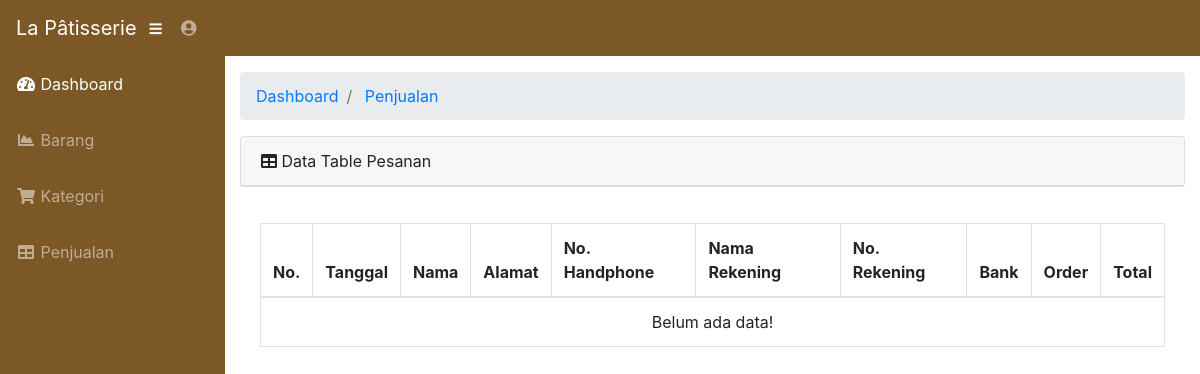
Before: /admin/penjualan.php (signed in) with the older database file.
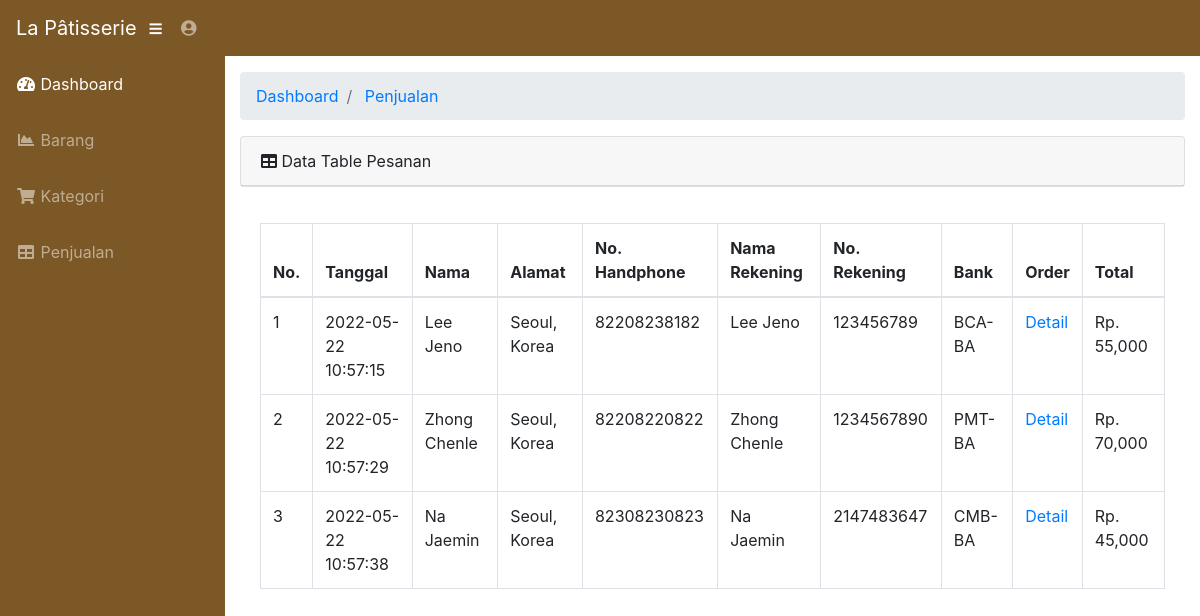
After: the same page with the newer database file.
### tables this page shows
CREATE TABLE `transaksi` (
  `id_transaksi` int(6) NOT NULL,
  `total_transaksi` int(10) NOT NULL,
  `tgl_transaksi` timestamp NOT NULL DEFAULT current_timestamp() ON UPDATE current_timestamp(),
  `norek_buyer` bigint(20) NOT NULL,
  `namarek_buyer` varchar(50) NOT NULL,
  `bank_buyer` varchar(50) NOT NULL,
  `id_buyer` int(6) NOT NULL,
  `nama_buyer` varchar(50) NOT NULL,
  `alamat_buyer` text NOT NULL,
  `telp_buyer` bigint(20) NOT NULL,
  `order` varchar(2555) DEFAULT NULL
);

### admin/penjualan.php (the view, shortened to what this page needs)
<?php
    require "includes/header.php";
?>
            <div class="container-fluid">
                <ol class="breadcrumb">
                    <li class="breadcrumb-item">
                        <a href="index.php">Dashboard</a>
                    </li>
                    <li class="breadcrumb-item active">
                        <a href="penjualan.php">Penjualan</a>
                    </li>
                </ol>
                <div class="card mb-3">
                    <div class="card-header">
                        <i class="fas fa-table"></i> Data Table Pesanan
                    </div>
                    </div>
                    <div class="card-body">
                        <div class="table-responsive">
                            <table class="table table-bordered" id="dataTable" width="100%" cellspacing="0">
                                <thead>
                                    <tr>
                                        <th>No.</th>
                                        <th>Tanggal</th>
                                        <th>Nama</th>
                                        <th>Alamat</th>
                                        <th>No. Handphone</th>
                                        <th>Nama Rekening</th>
                                        <th>No. Rekening</th>
                                        <th>Bank</th>
                                        <th>Order</th>
                                        <th>Total</th>
                                    </tr>
                                </thead>
                                <tbody>
                                    <?php
                                        $query = mysqli_query($connect, "SELECT * FROM transaksi ");
                                        $data = mysqli_fetch_assoc($query);
                                        if(mysqli_num_rows($query) > 0)
                                        {
                                            $no = 1;
                                            do
                                            {
                                                ?>
                                                <tr>
                                                    <td><?=$no++;?></td>
                                                    <td><?=$data['tgl_transaksi'];?></td>
                                                    <td><?=$data['nama_buyer'];?></td>
                                                    <td><?=$data['alamat_buyer'];?></td>
                                                    <td><?=$data['telp_buyer'];?></td>
                                                    <td><?=$data['namarek_buyer'];?></td>
                                                    <td><?=$data['norek_buyer'];?></td>
                                                    <td><?=$data['bank_buyer'];?></td>
                                                    <td><a href="detail_order.php?id_transaksi=<?=$data['id_transaksi']?>">Detail</a></td>
                                                    <td>Rp. <?=number_format($data['total_transaksi'])?></td>
                                                </tr>
                                                <?php
                                            }
                                            while($data = mysqli_fetch_assoc($query));
                                        }
                                        else
                                        {
                                            echo "<tr><td colspan='10'><center>Belum ada data!</center></td></tr>";
                                        }
                                    ?>
                                </tbody>
                            </table>
                        </div>
                    </div>
                </div>
            </div>
        </div>
</body>
</html>

Changed rows visible on the page:
added transaksi: tgl_transaksi "2022-05-22 10:57:15", nama_buyer "Lee Jeno", alamat_buyer "Seoul, Korea", telp_buyer "82208238182", namarek_buyer "Lee Jeno", norek_buyer "123456789", bank_buyer "BCA-BA", total_transaksi "55,000"
added transaksi: tgl_transaksi "2022-05-22 10:57:29", nama_buyer "Zhong Chenle", alamat_buyer "Seoul, Korea", telp_buyer "82208220822", namarek_buyer "Zhong Chenle", norek_buyer "1234567890", bank_buyer "PMT-BA", total_transaksi "70,000"
added transaksi: tgl_transaksi "2022-05-22 10:57:38", nama_buyer "Na Jaemin", alamat_buyer "Seoul, Korea", telp_buyer "82308230823", namarek_buyer "Na Jaemin", norek_buyer "2147483647", bank_buyer "CMB-BA", total_transaksi "45,000"
Other visible differences:
text no longer shown: "Belum ada data!"
